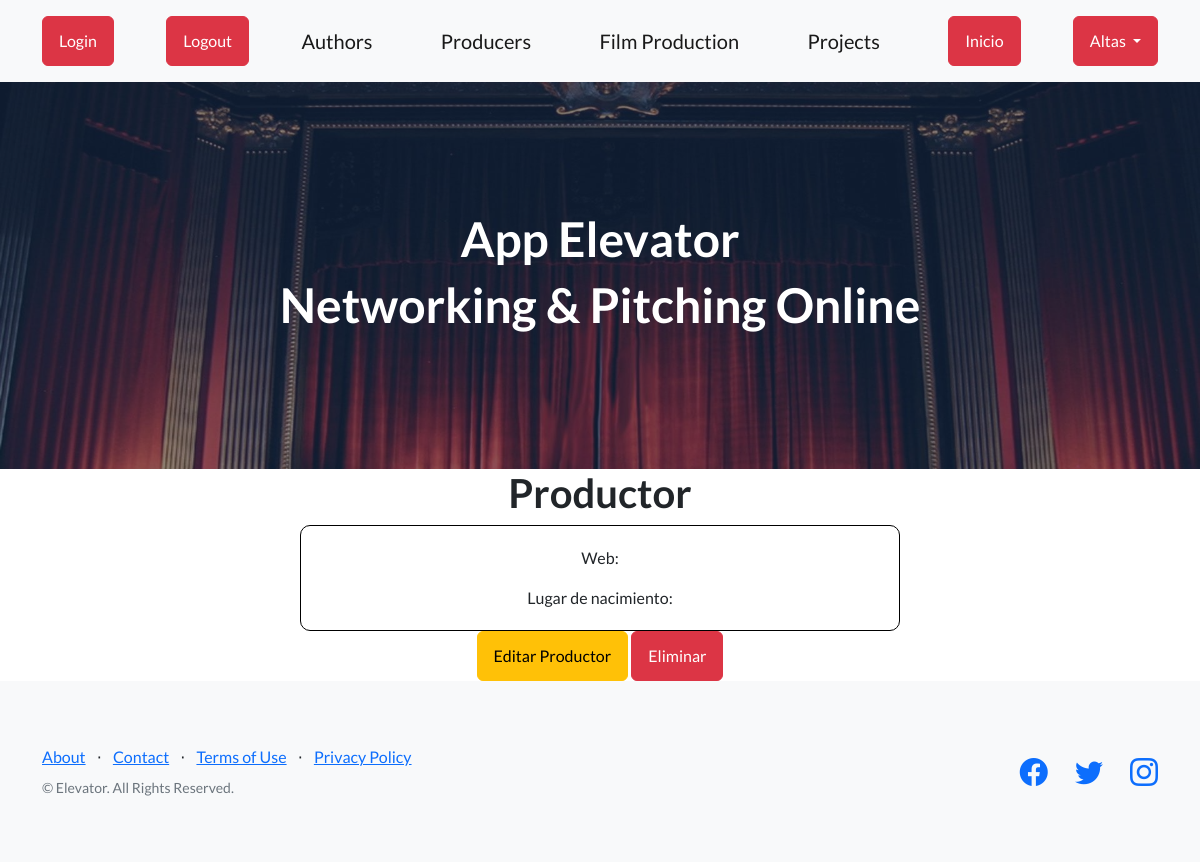
Page /App-Elevator/productor-detalles/Sergio/ on the earlier database version.
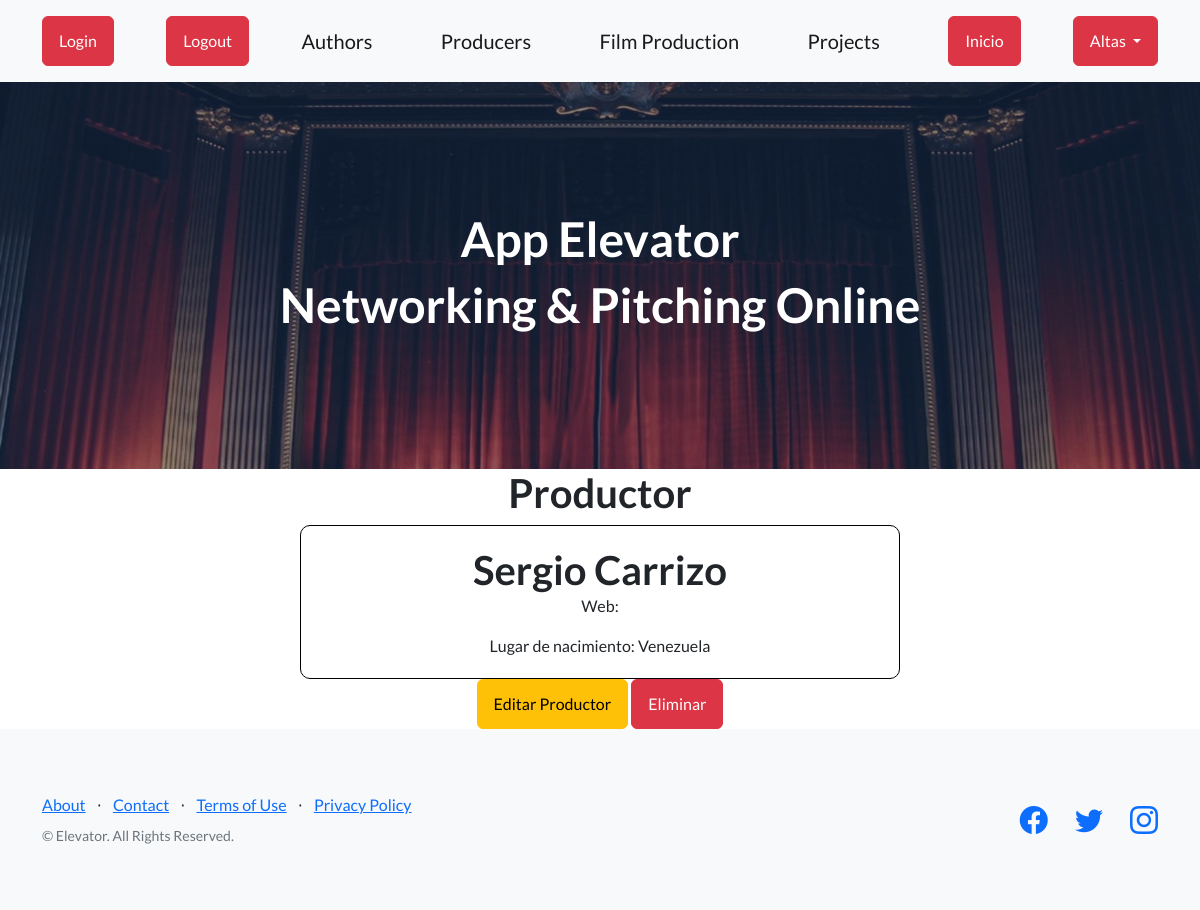
Same page on the later database version.
### AppElevator/models.py (models this page shows)
class Productor (models.Model):
    nombre = models.CharField(max_length=30)
    apellido =  models.CharField(max_length=50)
    edad = models.IntegerField(validators=[MinValueValidator(0), MaxValueValidator(100)])
    email = models.EmailField(max_length=254)
    pais = models.CharField(max_length=50)
    def __str__(self):
        return f"{self.nombre} {self.apellido}"

### AppElevator/views.py (the view)
# urls.py: path('productor-detalles/<nombre>/', productor_detalles),
def productor_detalles(request, nombre):
    productor = Productor.objects.filter(nombre=nombre)
    print(productor)
    autorFound = productor.first()
    return render(request, 'productor_detalles.html', {'Productor': autorFound})

### AppElevator/templates/productor_detalles.html
{% extends 'page1.html' %}
{% block contenidoQueCambia %}
<div style="text-align: center;">
    <h1>Productor</h1>
    <div class="card-body" style="width: 50%; margin: 0 auto; border: 1px solid #000; padding: 20px; border-radius: 10px;">
        <h1 class="card-title">{{Productor.nombre}} {{Productor.apellido}}</h1>
        <p class="card-text">Web: {{Productor.pag_web}}</p>
        <p class="card-text">Lugar de nacimiento: {{Productor.pais}}</p>
    </div>
        <div>
             <a class="btn btn-warning" href="{% url 'AppElevator:editarProductor' Productor.nombre %}">Editar Productor</a>
             <a class="btn btn-danger" href="{% url 'AppElevator:eliminarProductor' Productor.nombre %}">Eliminar </a>
        </div>
    </div>
{% endblock contenidoQueCambia %}

Differences in the rows shown:
added Productor: nombre "Sergio", apellido "Carrizo", pais "Venezuela"
